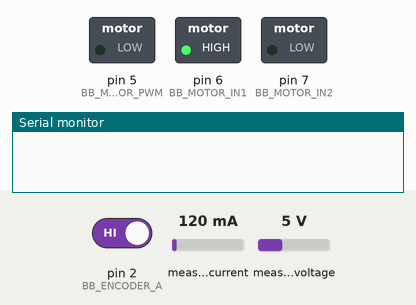
Bench run of a sketch on a simulated Arduino Uno, built with avr-gcc and run on an emulated ATmega328P. On the bench: switched loads named in the sketch (green lamp = pin HIGH), the last lines printed to the serial monitor. The inputs (shaded band) are chosen by the test bench; at power-on: pin 2 (BB_ENCODER_A) HIGH, measured current 120 mA, measured voltage 5 V.

Above: at 0.05 s.
At 4.85 s:
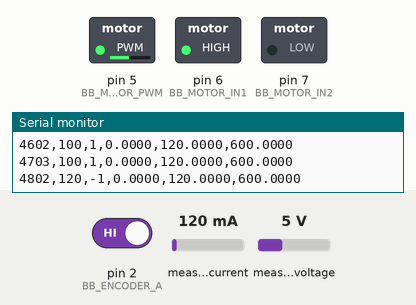
At 8.0 s:
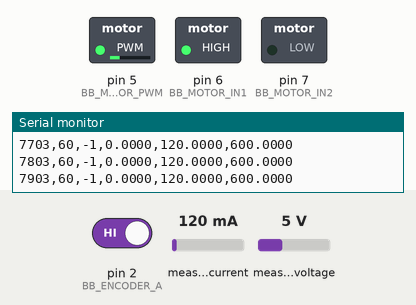
Timing chart, 0 to 12.5 s (numbered marks = the images above):
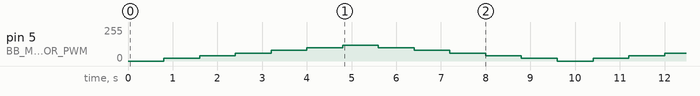

Measured:
- by itself, pin 5 (BB_MOTOR_PWM): repeats every 9.6 s: 40/255 0.80 s, 60/255 0.80 s, 80/255 0.80 s, 100/255 0.80 s, 120/255 0.80 s, 100/255 0.80 s, 80/255 0.80 s, 60/255 0.80 s, 40/255 0.80 s, 20/255 0.80 s, 0/255 0.80 s, 20/255 0.80 s

The sketch:

MotorRampHysteresis_EncoderPower.ino
```cpp
#include <Arduino.h>
#include <Wire.h>
#include <Adafruit_INA219.h>

#ifndef BB_ENCODER_A
#define BB_ENCODER_A 2
#endif
#ifndef BB_ENCODER_B
#define BB_ENCODER_B 3
#endif
#ifndef BB_MOTOR_PWM
#define BB_MOTOR_PWM 5
#endif
#ifndef BB_MOTOR_IN1
#define BB_MOTOR_IN1 6
#endif
#ifndef BB_MOTOR_IN2
#define BB_MOTOR_IN2 7
#endif
#ifndef BB_COUNTS_PER_REVOLUTION
#define BB_COUNTS_PER_REVOLUTION 600.0f
#endif
#ifndef BB_MAX_PWM
#define BB_MAX_PWM 120
#endif
#ifndef BB_PWM_STEP
#define BB_PWM_STEP 20
#endif
#ifndef BB_DWELL_MS
#define BB_DWELL_MS 800UL
#endif

Adafruit_INA219 ina219;
volatile long encoderCount = 0;
static long lastCount = 0;
static unsigned long lastReportUs = 0;
static unsigned long stepStartedMs = 0;
static int pwmCommand = 0;
static int direction = 1;

void onEncoderA() {
  const bool a = digitalRead(BB_ENCODER_A);
  const bool b = digitalRead(BB_ENCODER_B);
  encoderCount += (a == b) ? 1 : -1;
}

void applyMotor(int pwm) {
  digitalWrite(BB_MOTOR_IN1, HIGH);
  digitalWrite(BB_MOTOR_IN2, LOW);
  analogWrite(BB_MOTOR_PWM, pwm);
}

void setup() {
  Serial.begin(115200);
  pinMode(BB_ENCODER_A, INPUT_PULLUP);
  pinMode(BB_ENCODER_B, INPUT_PULLUP);
  pinMode(BB_MOTOR_PWM, OUTPUT);
  pinMode(BB_MOTOR_IN1, OUTPUT);
  pinMode(BB_MOTOR_IN2, OUTPUT);
  attachInterrupt(digitalPinToInterrupt(BB_ENCODER_A), onEncoderA, CHANGE);
  if (!ina219.begin()) while (true) delay(100);
  applyMotor(0);
  stepStartedMs = millis();
  lastReportUs = micros();
}

void loop() {
  const unsigned long nowMs = millis();
  if (nowMs - stepStartedMs >= BB_DWELL_MS) {
    stepStartedMs = nowMs;
    pwmCommand += direction * BB_PWM_STEP;
    if (pwmCommand >= BB_MAX_PWM) { pwmCommand = BB_MAX_PWM; direction = -1; }
    if (pwmCommand <= 0) { pwmCommand = 0; direction = 1; }
    applyMotor(pwmCommand);
  }

  const unsigned long nowUs = micros();
  if ((unsigned long)(nowUs - lastReportUs) < 100000UL) return;
  const float dt = (float)(nowUs - lastReportUs) / 1000000.0f;
  lastReportUs = nowUs;
  noInterrupts();
  const long count = encoderCount;
  interrupts();
  const long dc = count - lastCount;
  lastCount = count;
  const float rpm = dt > 0.0f ? ((float)dc / BB_COUNTS_PER_REVOLUTION) * (60.0f / dt) : 0.0f;

  Serial.print(nowMs); Serial.print(',');
  Serial.print(pwmCommand); Serial.print(',');
  Serial.print(direction); Serial.print(',');
  Serial.print(rpm, 4); Serial.print(',');
  Serial.print(ina219.getCurrent_mA(), 4); Serial.print(',');
  Serial.println(ina219.getPower_mW(), 4);
}
```
